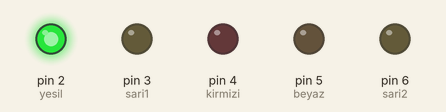
Recording of a sketch running on a simulated Arduino Uno, built with avr-gcc and run on an emulated ATmega328P. On the bench: output pins drawn as LEDs (lit = HIGH).

Above: at 0.2 s.
At 1.2 s:
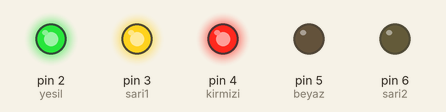
At 2.2 s:
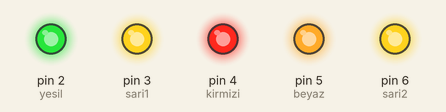
At 2.7 s:
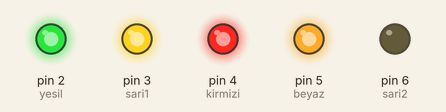
At 4.7 s:
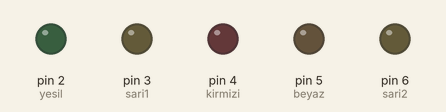
At 5.7 s:
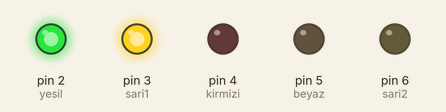
Timing chart, 0 to 6.5 s (numbered marks = the images above):
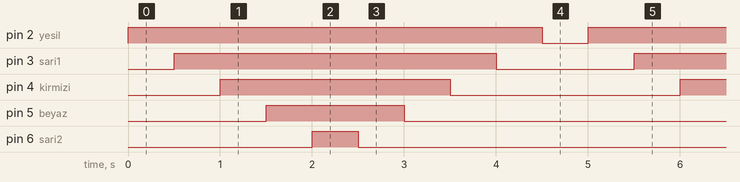

Measured:
- by itself, pin 2 (yesil): alternates HIGH for 4.5 s and LOW for 0.50 s
- by itself, pin 3 (sari1): alternates HIGH for 3.5 s and LOW for 1.5 s
- by itself, pin 4 (kirmizi): alternates HIGH for 2.5 s and LOW for 2.5 s
- by itself, pin 5 (beyaz): alternates HIGH for 1.5 s and LOW for 3.5 s
- by itself, pin 6 (sari2): alternates HIGH for 0.50 s and LOW for 4.5 s

The sketch:

1.HAFTA__DEV_1.ino
```cpp
#define yesil 2
#define sari1 3
#define kirmizi 4
#define beyaz 5
#define sari2 6


void setup() {
  pinMode(yesil, OUTPUT);
  pinMode(sari1, OUTPUT);
  pinMode(kirmizi, OUTPUT);
  pinMode(beyaz, OUTPUT);
  pinMode(sari2, OUTPUT);

}

void loop() {
  digitalWrite(yesil, HIGH);
  delay(500);
  digitalWrite(sari1, HIGH);
  delay(500);
  digitalWrite(kirmizi, HIGH);
  delay(500);
  digitalWrite(beyaz, HIGH);
  delay(500);
  digitalWrite(sari2, HIGH);
  delay(500);
  digitalWrite(sari2, LOW);
  delay(500);
  digitalWrite(beyaz, LOW);
  delay(500);
  digitalWrite(kirmizi, LOW);
  delay(500);
  digitalWrite(sari1, LOW);
  delay(500);
  digitalWrite(yesil, LOW);
  delay(500);

}
```
